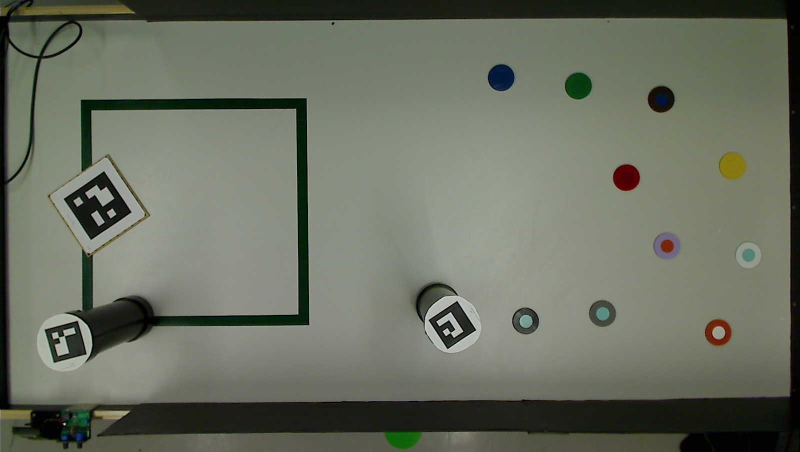
#> input picture scripts/src/detection/frame133.jpg, 1600 x 904 px, given in place of the camera (shown at 1/2 size)
$ python follow_color.py   (older library calls are emulated)
#> lines starting #> are read from the running program, lines starting #| are printed output that depends on the picture
### scripts/src/detection/lower_boundary.py
import numpy as np


class LowerBoundary:
    """Lower boundaries of colors of pucks"""
    def __init__(self):
        self.lower_boundaries = {"purple": [117, 20, 94], "white": [20, 0, 155],
                                 "yellow": [19, 105, 40],
                                 "blue": [101, 50, 0], "orange": [0, 82, 110],
                                 "red": [0, 216, 92],
                                 "brown": [0, 121, 15], "green": [46, 65, 5],
                                 "black": [31, 21, 0],
                                 "grey": [11, 18, 27],
                                 "square": [57, 33, 13],
                                 "table": [7, 0, 95]}

    def get_lower_boundaries(self, color_to_detect):
        if color_to_detect in self.lower_boundaries:
            return np.array(self.lower_boundaries[color_to_detect])
        return np.zeros(3)

### scripts/src/detection/upper_boundary.py
import numpy as np


class UpperBoundary:
    """Upper boundaries of colors of pucks"""
    def __init__(self):
        self.upper_boundaries = {"purple": [143, 255, 233], "white": [124, 62, 186],
                                 "yellow": [41, 255, 255],
                                 "blue": [179, 255, 255], "orange": [19, 255, 153],
                                 "red": [179, 255, 106],
                                 "brown": [26, 255, 39], "green": [75, 255, 255],
                                 "black": [126, 255, 17],
                                 "grey": [56, 108, 96],
                                 "square": [104, 255, 125],
                                 "table": [69, 79, 232]}

    def get_upper_boundaries(self, color_to_detect):
        if color_to_detect in self.upper_boundaries:
            return np.array(self.upper_boundaries[color_to_detect])
        return np.zeros(3)

### scripts/src/servo/follow_color.py
import RPi.GPIO as GPIO
import cv2

from scripts.src.detection.lower_boundary import LowerBoundary
from scripts.src.detection.upper_boundary import UpperBoundary
from scripts.src.mapping.color import Color

GPIO.setmode(GPIO.BOARD)

GPIO.setup(11, GPIO.OUT)
servo1 = GPIO.PWM(11, 50)
GPIO.setup(12, GPIO.OUT)
servo2 = GPIO.PWM(12, 50)

servo1.start(0)
servo2.start(0)

cap = cv2.VideoCapture(0)
CAP_WIDTH = 480
CAP_HEIGHT = 320
cap.set(3, CAP_WIDTH)
cap.set(4, CAP_HEIGHT)

_, frame = cap.read()
#> frame is the input picture: shape (904, 1600, 3); mean B, G, R 97.6, 111.1, 106.7
rows, cols, _ = frame.shape
#> rows = 904; cols = 1600

x_medium = int(cols / 2)
#> x_medium = 800
x_center = int(cols / 2)
#> x_center = 800
y_medium = int(rows / 2)
#> y_medium = 452
y_center = int(rows / 2)
#> y_center = 452
x_position = 90
y_position = 90

MOVEMENT_THRESHOLD = 30


def angle_to_per(angle):
    return 2+(angle/18)


def contour_area(contour):
    return cv2.contourArea(contour)


def adjust_position_for_x(original, medium, center):
    if original > 180 or original < 0:
        return original

    position = original

    if medium < center - MOVEMENT_THRESHOLD:
        position -= 1
    elif medium > center + MOVEMENT_THRESHOLD:
        position += 1

    return position


def adjust_position_for_y(original, medium, center):
    if original > 180 or original < 0:
        return original

    position = original

    if medium < center - MOVEMENT_THRESHOLD:
        position += 1
    elif medium > center + MOVEMENT_THRESHOLD:
        position -= 1

    return position


while True:
    _, frame = cap.read()
    hsv_frame = cv2.cvtColor(frame, cv2.COLOR_BGR2HSV)
#> hsv_frame: shape (904, 1600, 3); mean H, S, V 41.3, 44.1, 111.7

    # TODO : Could we receive another color?
    lower_color = LowerBoundary().get_lower_boundaries(Color.RED)
    upper_color = UpperBoundary().get_upper_boundaries(Color.RED)
    color_mask = cv2.inRange(hsv_frame, lower_color, upper_color)
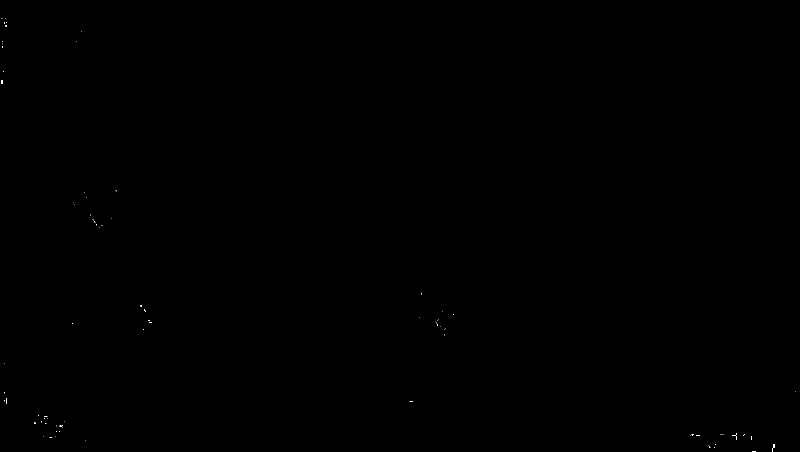
#> color_mask: shape (904, 1600) (shown at 1/2 size); 0.03% white in thin lines or dots
    _, contours, _ = cv2.findContours(color_mask, cv2.RETR_TREE, cv2.CHAIN_APPROX_SIMPLE)
#> contours = 87 contours, all with area under 20
    contours = sorted(contours, key=contour_area, reverse=True)

    for cnt in contours:
        (x, y, w, h) = cv2.boundingRect(cnt)

        x_medium = int((x + x + w) / 2)
        y_medium = int((y + y + h) / 2)
        break
#> this loop made 1 pass
#> (x, y, w, h, x_medium, y_medium) on pass 1: (1464, 867, 10, 13, 1469, 873)

    x_position = adjust_position_for_x(x_position, x_medium, x_center)
#> x_position = 91
    if(x_medium < x_center - MOVEMENT_THRESHOLD or x_medium > x_center + MOVEMENT_THRESHOLD):
        servo2.ChangeDutyCycle(angle_to_per(x_position))

    y_position = adjust_position_for_y(y_position, y_medium, y_center)
#> y_position = 89
    if(y_medium < y_center - MOVEMENT_THRESHOLD or y_medium > y_center + MOVEMENT_THRESHOLD):
        servo1.ChangeDutyCycle(angle_to_per(y_position))

    cv2.line(frame, (x_medium, 0), (x_medium, CAP_WIDTH), (0, 255, 0), 2)
    cv2.line(frame, (0, y_medium), (CAP_WIDTH, y_medium), (0, 255, 0), 2)
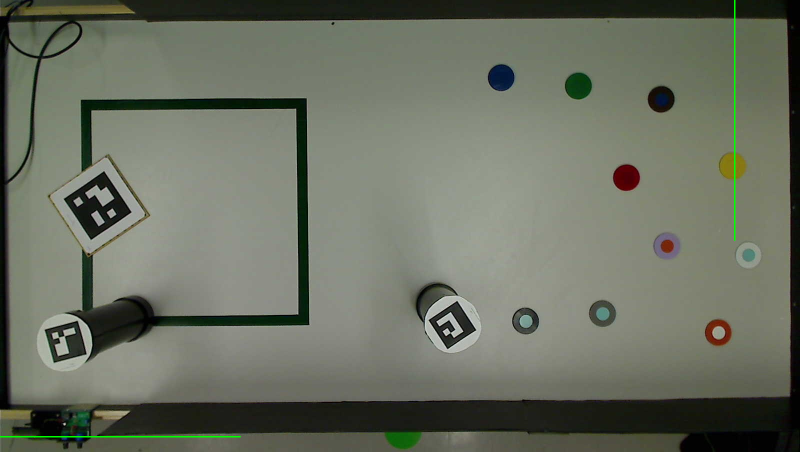
#> frame: shape (904, 1600, 3) (shown at 1/2 size); mean B, G, R 97.5, 111.4, 106.5
    cv2.imshow("Frame", frame)

    #serial.write(x_position)
    print(x_position)
#| 91

    if cv2.waitKey(1) == ord('a'):
#> (key Esc is pressed here)
        servo1.stop()
        servo2.stop()
        GPIO.cleanup()
        break

cap.release()
cv2.destroyAllWindows()
